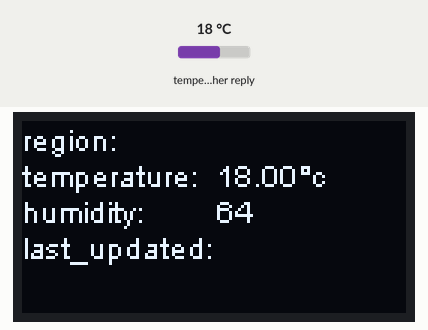
Recording of a sketch running on a simulated ESP32. Parts: 128×64 one-colour display. Inputs (shaded band) come from the test bench; at power-on: temperature in the weather reply 18 °C. WiFi joins after 1.5 s; servers stay silent unless stated; web services answer with replies made up by the test bench; what the sketch prints to the serial monitor is not drawn.

Above: at 1.8 s.

The sketch:

weather_lcd.ino
```cpp
#include<WiFi.h>
#include<HTTPClient.h>
#include<ArduinoJson.h>

#include<Wire.h>
#include"SSD1306.h"

SSD1306 display(0x3c, 21, 22);

const char *ssid = "Buffalo-B700";
const char *password = "pxehn3csh3p4t";

const String api_key = "1a1563e8b9fc4af491821652221409";
const String location = "Saitama";

struct Weather{
	const char *region;
	float temperature;
	int humidity;
	const char *last_updated;
};

void setup() {
	Serial.begin(115200);
	WiFi.begin(ssid, password);

	while(WiFi.status() != WL_CONNECTED){
		Serial.println("Waiting for Wi-Fi connection....");
		delay(500);
	}
	Serial.println("Connected to Wi-Fi");

	display.init();
}

void loop()
{
	display.clear();

	HTTPClient http;
	String target_url = "http://api.weatherapi.com/v1/current.json";
	target_url += ("?key=" + api_key + "&q=" + location + "&api=no");
	http.begin(target_url);

	int http_code = http.GET();

	Serial.printf("status code : %d\n", http_code);
	if(http_code > 0){
		if(http_code == HTTP_CODE_OK){
			String payload = http.getString();
			Serial.println(payload);
			Weather weather = parse(payload);
			Serial.println("------weather--------");
			Serial.println(weather.region);
			Serial.println(weather.temperature);
			Serial.println(weather.humidity);
			Serial.println(weather.last_updated);
			display.setFont(ArialMT_Plain_10);
			display.drawString(0, 0, "region:");
			display.drawString(0, 12, "temperature:");
			display.drawString(0, 24, "humidity:");
			display.drawString(0, 36, "last_updated:");
			display.drawString(65, 0, weather.region);
			display.drawString(65, 12, String(weather.temperature) + "°c");
			display.drawString(65, 24, String(weather.humidity) + "％");
			display.drawString(30, 48, weather.last_updated);

			display.display();
		}
		else if(http_code > 500){
			Serial.printf("Server Error: %d", http_code);
		}
		else if(http_code > 400){
			Serial.printf("Client Error: %d", http_code);
		}
	}
	else{
		Serial.println(http.errorToString(http_code).c_str());
	}
	http.end();
	delay(60000);
}

Weather parse(String input)
{
	Serial.println("parse......");
	StaticJsonDocument<1536> doc;
	DeserializationError error = deserializeJson(doc, input);

	if(error){
		Serial.print(F("deserializeJson() failed: "));
		Serial.println(error.f_str());
		Weather weather = {"", 0, 0};
		return weather;
	}

	JsonObject location = doc["location"];
	const char *location_region = location["region"];

	JsonObject current = doc["current"];

	const char *current_last_updated = current["last_updated"];
	float current_temp = current["temp_c"];
	int current_humidity = current["humidity"];

	Weather weather = {location_region, current_temp, current_humidity, current_last_updated};

	return weather;
}
```
